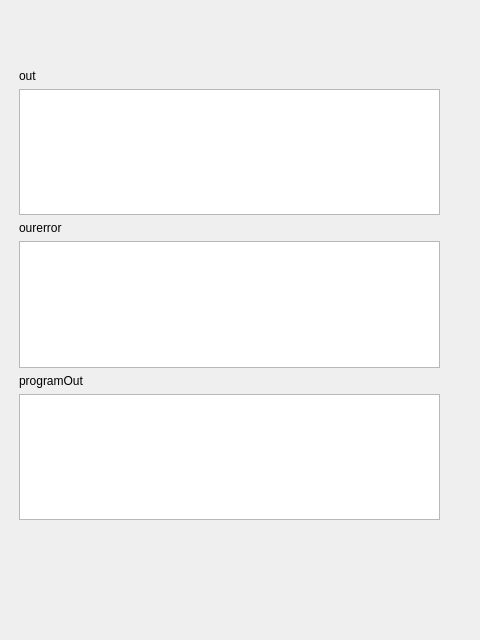
<?xml version="1.0" encoding="UTF-8"?>
<ui version="4.0">
 <class>ConsoleOutput</class>
 <widget class="QWidget" name="ConsoleOutput">
  <property name="geometry">
   <rect>
    <x>0</x>
    <y>0</y>
    <width>480</width>
    <height>640</height>
   </rect>
  </property>
  <property name="windowTitle">
   <string>Form</string>
  </property>
  <widget class="QWidget" name="verticalLayoutWidget">
   <property name="geometry">
    <rect>
     <x>19</x>
     <y>69</y>
     <width>421</width>
     <height>451</height>
    </rect>
   </property>
   <layout class="QVBoxLayout" name="verticalLayout">
    <item>
     <widget class="QLabel" name="label_2">
      <property name="text">
       <string>out</string>
      </property>
     </widget>
    </item>
    <item>
     <widget class="QTextBrowser" name="basicOutput"/>
    </item>
    <item>
     <widget class="QLabel" name="label">
      <property name="text">
       <string>ourerror</string>
      </property>
     </widget>
    </item>
    <item>
     <widget class="QTextBrowser" name="errorOutput"/>
    </item>
    <item>
     <widget class="QLabel" name="label_3">
      <property name="text">
       <string>programOut</string>
      </property>
     </widget>
    </item>
    <item>
     <widget class="QTextBrowser" name="programOutput"/>
    </item>
   </layout>
  </widget>
 </widget>
 <resources/>
 <connections/>
</ui>
